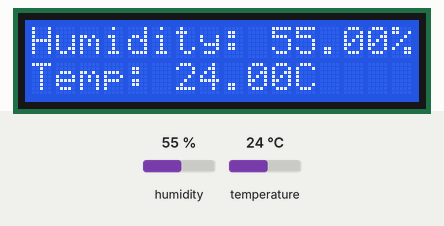
Bench run of a sketch on a simulated Arduino Uno, built with avr-gcc and run on an emulated ATmega328P. Parts: 16×2 character LCD. The inputs (shaded band) are chosen by the test bench; at power-on: humidity 55 %, temperature 24 °C. What the sketch prints to the serial monitor is not drawn.

Above: at 2.2 s.
2.3 s: humidity set to 22 %
At 5.6 s:
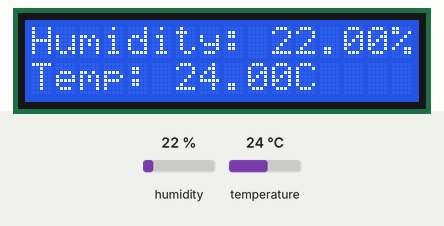
6.3 s: temperature set to 12 °C
At 7.8 s:
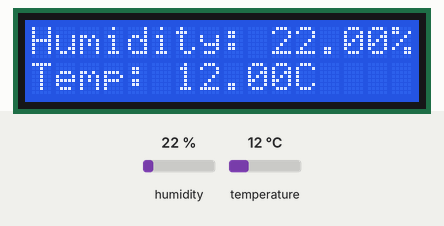
10.3 s: humidity set to 40 %
At 11.1 s:
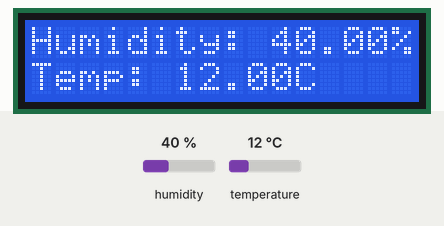
14.3 s: temperature set to 19 °C
At 17.9 s:
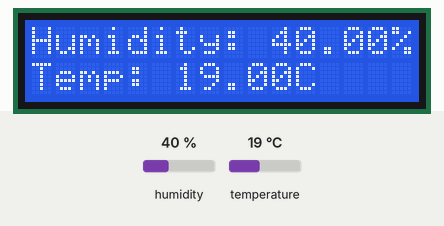
Timing chart, 0 to 19.4 s (numbered marks = the images above; inputs shaded):
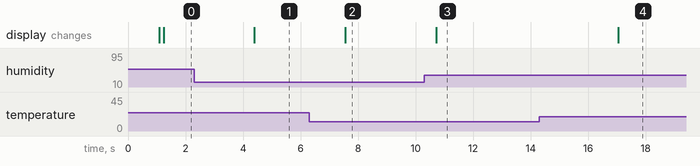

The sketch:

DHT11_values_in_LCD_using_Arduino.ino
```cpp
#include "DHT.h"
#include <LiquidCrystal_I2C.h>
#include <Wire.h>

LiquidCrystal_I2C lcd(0x27, 16, 2);  // Change to 0x3F if needed
#define DHTPIN 2
#define DHTTYPE DHT11

DHT dht(DHTPIN, DHTTYPE);

void setup() {
  Serial.begin(9600);
  dht.begin();
  lcd.init();
  lcd.backlight();  // Turn on backlight
  lcd.setCursor(0, 0);
  lcd.print("Starting...");
  delay(1000);
  lcd.clear();
}

void loop() {
  delay(100);
  float h = dht.readHumidity();
  float t = dht.readTemperature();
  float f = dht.readTemperature(true);

  if (isnan(h) || isnan(t) || isnan(f)) {
    Serial.println("Failed to read from DHT sensor!");
    lcd.setCursor(0, 0);
    lcd.print("Sensor Error!");
    return;
  }

  Serial.print("Humidity: ");
  Serial.println(h);
  Serial.print("Temperature: ");
  Serial.println(t);

  lcd.setCursor(0, 0);
  lcd.print("Humidity: ");
  lcd.print(h);
  lcd.print("%   ");

  lcd.setCursor(0, 1);
  lcd.print("Temp: ");
  lcd.print(t);
  lcd.print("C     ");

  delay(3000);
}
```

Measured:
- after the input at 2.3 s, the display: changes after 2.1 s (image 1)
- after the input at 6.3 s, the display: changes after 1.3 s (image 2)
- after the input at 10.3 s, the display: changes after 0.42 s (image 3)
- after the input at 14.3 s, the display: changes after 2.7 s (image 4)
